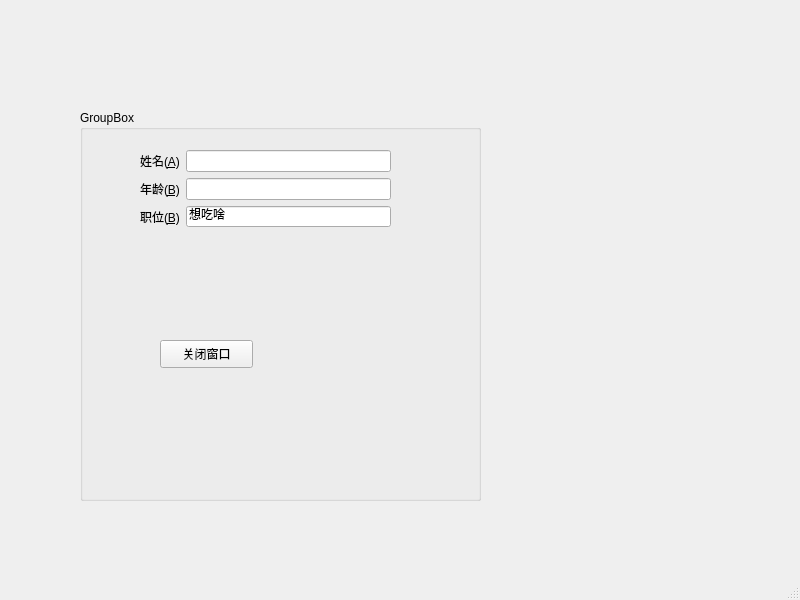
<?xml version="1.0" encoding="UTF-8"?>
<ui version="4.0">
 <class>MainWindow</class>
 <widget class="QMainWindow" name="MainWindow">
  <property name="geometry">
   <rect>
    <x>0</x>
    <y>0</y>
    <width>800</width>
    <height>600</height>
   </rect>
  </property>
  <property name="windowTitle">
   <string>MainWindow</string>
  </property>
  <widget class="QWidget" name="centralwidget">
   <widget class="QGroupBox" name="groupBox">
    <property name="geometry">
     <rect>
      <x>80</x>
      <y>110</y>
      <width>401</width>
      <height>391</height>
     </rect>
    </property>
    <property name="title">
     <string>GroupBox</string>
    </property>
    <widget class="QPushButton" name="pushButton">
     <property name="geometry">
      <rect>
       <x>80</x>
       <y>230</y>
       <width>93</width>
       <height>28</height>
      </rect>
     </property>
     <property name="text">
      <string>关闭窗口</string>
     </property>
    </widget>
    <widget class="QWidget" name="">
     <property name="geometry">
      <rect>
       <x>60</x>
       <y>40</y>
       <width>251</width>
       <height>77</height>
      </rect>
     </property>
     <layout class="QGridLayout" name="gridLayout">
      <item row="0" column="0">
       <widget class="QLabel" name="label">
        <property name="text">
         <string>姓名(&amp;A)</string>
        </property>
        <property name="buddy">
         <cstring>lineEdit</cstring>
        </property>
       </widget>
      </item>
      <item row="0" column="1">
       <widget class="QLineEdit" name="lineEdit"/>
      </item>
      <item row="1" column="0">
       <widget class="QLabel" name="label_2">
        <property name="text">
         <string>年龄(&amp;B)</string>
        </property>
        <property name="buddy">
         <cstring>lineEdit_2</cstring>
        </property>
       </widget>
      </item>
      <item row="1" column="1">
       <widget class="QLineEdit" name="lineEdit_2"/>
      </item>
      <item row="2" column="0">
       <widget class="QLabel" name="label_3">
        <property name="text">
         <string>职位(&amp;B)</string>
        </property>
        <property name="buddy">
         <cstring>lineEdit_3</cstring>
        </property>
       </widget>
      </item>
      <item row="2" column="1">
       <widget class="QLineEdit" name="lineEdit_3">
        <property name="text">
         <string>想吃啥</string>
        </property>
       </widget>
      </item>
     </layout>
    </widget>
   </widget>
  </widget>
  <widget class="QMenuBar" name="menubar">
   <property name="geometry">
    <rect>
     <x>0</x>
     <y>0</y>
     <width>800</width>
     <height>26</height>
    </rect>
   </property>
  </widget>
  <widget class="QStatusBar" name="statusbar"/>
 </widget>
 <tabstops>
  <tabstop>lineEdit</tabstop>
  <tabstop>lineEdit_2</tabstop>
  <tabstop>lineEdit_3</tabstop>
 </tabstops>
 <resources/>
 <connections>
  <connection>
   <sender>pushButton</sender>
   <signal>clicked()</signal>
   <receiver>lineEdit_3</receiver>
   <slot>clear()</slot>
   <hints>
    <hint type="sourcelabel">
     <x>203</x>
     <y>373</y>
    </hint>
    <hint type="destinationlabel">
     <x>216</x>
     <y>243</y>
    </hint>
   </hints>
  </connection>
 </connections>
</ui>
